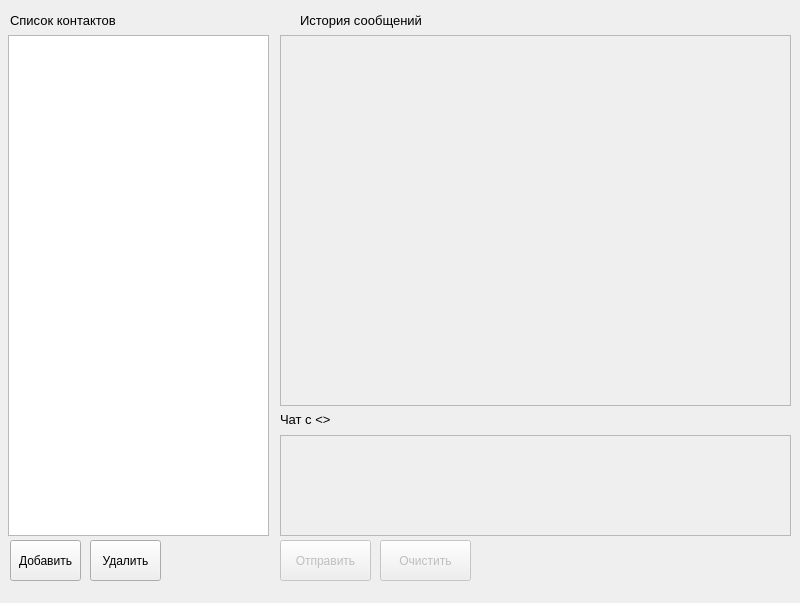
<?xml version="1.0" encoding="UTF-8"?>
<ui version="4.0">
 <class>MainWindow</class>
 <widget class="QMainWindow" name="MainWindow">
  <property name="geometry">
   <rect>
    <x>0</x>
    <y>0</y>
    <width>800</width>
    <height>603</height>
   </rect>
  </property>
  <property name="windowTitle">
   <string>MainWindow</string>
  </property>
  <widget class="QWidget" name="centralwidget">
   <widget class="QLabel" name="contactsLabel">
    <property name="geometry">
     <rect>
      <x>10</x>
      <y>10</y>
      <width>291</width>
      <height>21</height>
     </rect>
    </property>
    <property name="text">
     <string>&lt;html&gt;&lt;head/&gt;&lt;body&gt;&lt;p&gt;&lt;span style=&quot; font-size:10pt;&quot;&gt;Список контактов&lt;/span&gt;&lt;/p&gt;&lt;/body&gt;&lt;/html&gt;</string>
    </property>
   </widget>
   <widget class="QTableView" name="contacts">
    <property name="geometry">
     <rect>
      <x>8</x>
      <y>35</y>
      <width>261</width>
      <height>501</height>
     </rect>
    </property>
   </widget>
   <widget class="QPushButton" name="addContact">
    <property name="geometry">
     <rect>
      <x>10</x>
      <y>540</y>
      <width>71</width>
      <height>41</height>
     </rect>
    </property>
    <property name="text">
     <string>Добавить</string>
    </property>
   </widget>
   <widget class="QPushButton" name="delContact">
    <property name="geometry">
     <rect>
      <x>90</x>
      <y>540</y>
      <width>71</width>
      <height>41</height>
     </rect>
    </property>
    <property name="text">
     <string>Удалить</string>
    </property>
   </widget>
   <widget class="QLabel" name="messagesLabel">
    <property name="geometry">
     <rect>
      <x>300</x>
      <y>10</y>
      <width>161</width>
      <height>21</height>
     </rect>
    </property>
    <property name="text">
     <string>&lt;html&gt;&lt;head/&gt;&lt;body&gt;&lt;p&gt;&lt;span style=&quot; font-size:10pt;&quot;&gt;История сообщений&lt;/span&gt;&lt;/p&gt;&lt;/body&gt;&lt;/html&gt;</string>
    </property>
   </widget>
   <widget class="QTableView" name="messages">
    <property name="enabled">
     <bool>false</bool>
    </property>
    <property name="geometry">
     <rect>
      <x>280</x>
      <y>35</y>
      <width>511</width>
      <height>371</height>
     </rect>
    </property>
   </widget>
   <widget class="QTextEdit" name="messageInput">
    <property name="enabled">
     <bool>false</bool>
    </property>
    <property name="geometry">
     <rect>
      <x>280</x>
      <y>435</y>
      <width>511</width>
      <height>101</height>
     </rect>
    </property>
   </widget>
   <widget class="QLabel" name="chatWithLabel">
    <property name="geometry">
     <rect>
      <x>280</x>
      <y>410</y>
      <width>491</width>
      <height>20</height>
     </rect>
    </property>
    <property name="text">
     <string>&lt;html&gt;&lt;head/&gt;&lt;body&gt;&lt;p&gt;&lt;span style=&quot; font-size:10pt;&quot;&gt;Чат с &amp;lt;&amp;gt;&lt;/span&gt;&lt;/p&gt;&lt;/body&gt;&lt;/html&gt;</string>
    </property>
   </widget>
   <widget class="QPushButton" name="sendBtn">
    <property name="enabled">
     <bool>false</bool>
    </property>
    <property name="geometry">
     <rect>
      <x>280</x>
      <y>540</y>
      <width>91</width>
      <height>41</height>
     </rect>
    </property>
    <property name="text">
     <string>Отправить</string>
    </property>
   </widget>
   <widget class="QPushButton" name="clearBtn">
    <property name="enabled">
     <bool>false</bool>
    </property>
    <property name="geometry">
     <rect>
      <x>380</x>
      <y>540</y>
      <width>91</width>
      <height>41</height>
     </rect>
    </property>
    <property name="text">
     <string>Очистить</string>
    </property>
   </widget>
  </widget>
 </widget>
 <resources/>
 <connections/>
</ui>
